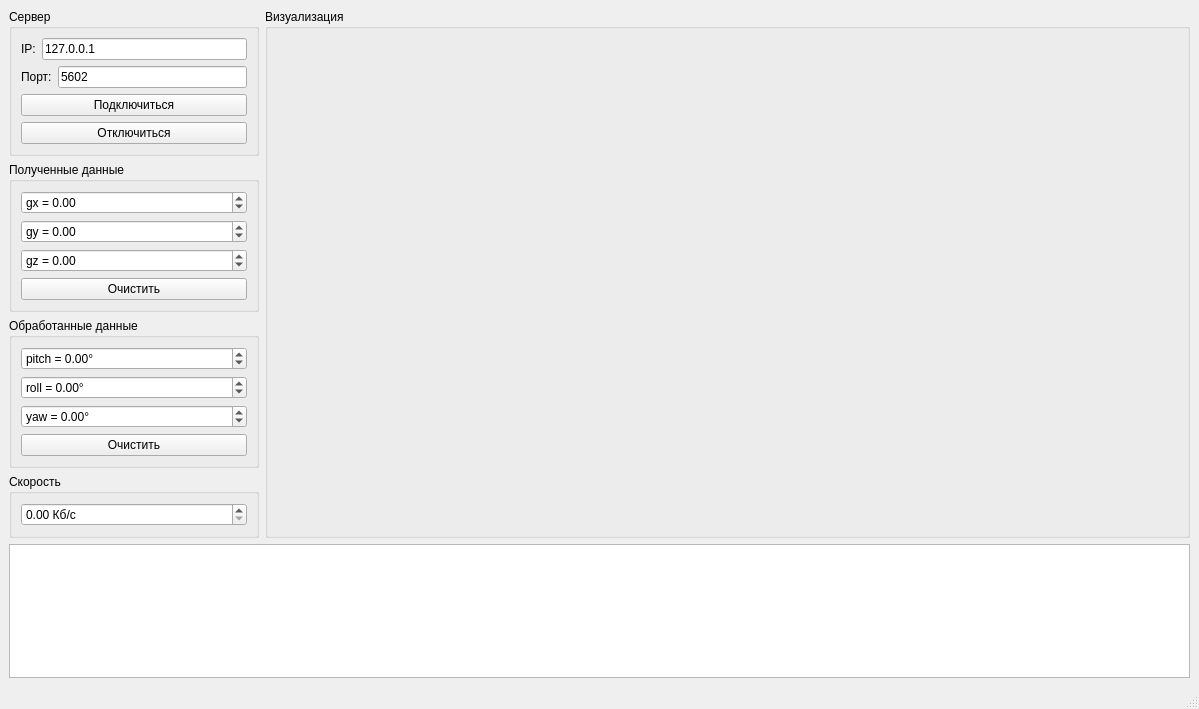
<?xml version="1.0" encoding="UTF-8"?>
<ui version="4.0">
 <class>MainWindow</class>
 <widget class="QMainWindow" name="MainWindow">
  <property name="geometry">
   <rect>
    <x>0</x>
    <y>0</y>
    <width>1199</width>
    <height>709</height>
   </rect>
  </property>
  <property name="windowTitle">
   <string>MainWindow</string>
  </property>
  <widget class="QWidget" name="centralwidget">
   <layout class="QVBoxLayout" name="verticalLayout_7">
    <item>
     <layout class="QHBoxLayout" name="horizontalLayout_3">
      <item>
       <layout class="QVBoxLayout" name="verticalLayout_6">
        <item>
         <widget class="QGroupBox" name="groupBox">
          <property name="sizePolicy">
           <sizepolicy hsizetype="Fixed" vsizetype="Preferred">
            <horstretch>0</horstretch>
            <verstretch>0</verstretch>
           </sizepolicy>
          </property>
          <property name="minimumSize">
           <size>
            <width>250</width>
            <height>0</height>
           </size>
          </property>
          <property name="title">
           <string>Сервер</string>
          </property>
          <layout class="QVBoxLayout" name="verticalLayout_4">
           <item>
            <layout class="QHBoxLayout" name="horizontalLayout">
             <item>
              <widget class="QLabel" name="label">
               <property name="text">
                <string>IP:</string>
               </property>
              </widget>
             </item>
             <item>
              <widget class="QLineEdit" name="lineEdit">
               <property name="text">
                <string>127.0.0.1</string>
               </property>
              </widget>
             </item>
            </layout>
           </item>
           <item>
            <layout class="QHBoxLayout" name="horizontalLayout_2">
             <item>
              <widget class="QLabel" name="label_2">
               <property name="text">
                <string>Порт:</string>
               </property>
              </widget>
             </item>
             <item>
              <widget class="QLineEdit" name="lineEdit_2">
               <property name="text">
                <string>5602</string>
               </property>
              </widget>
             </item>
            </layout>
           </item>
           <item>
            <widget class="QPushButton" name="pushButton">
             <property name="text">
              <string>Подключиться</string>
             </property>
            </widget>
           </item>
           <item>
            <widget class="QPushButton" name="pushButton_2">
             <property name="text">
              <string>Отключиться</string>
             </property>
            </widget>
           </item>
          </layout>
         </widget>
        </item>
        <item>
         <widget class="QGroupBox" name="groupBox_2">
          <property name="sizePolicy">
           <sizepolicy hsizetype="Fixed" vsizetype="Preferred">
            <horstretch>0</horstretch>
            <verstretch>0</verstretch>
           </sizepolicy>
          </property>
          <property name="minimumSize">
           <size>
            <width>250</width>
            <height>0</height>
           </size>
          </property>
          <property name="title">
           <string>Полученные данные</string>
          </property>
          <layout class="QVBoxLayout" name="verticalLayout_3">
           <item>
            <widget class="QDoubleSpinBox" name="doubleSpinBox">
             <property name="prefix">
              <string>gx = </string>
             </property>
             <property name="minimum">
              <double>-10000.000000000000000</double>
             </property>
             <property name="maximum">
              <double>10000.000000000000000</double>
             </property>
            </widget>
           </item>
           <item>
            <widget class="QDoubleSpinBox" name="doubleSpinBox_2">
             <property name="prefix">
              <string>gy = </string>
             </property>
             <property name="minimum">
              <double>-10000.000000000000000</double>
             </property>
             <property name="maximum">
              <double>10000.000000000000000</double>
             </property>
            </widget>
           </item>
           <item>
            <widget class="QDoubleSpinBox" name="doubleSpinBox_3">
             <property name="prefix">
              <string>gz = </string>
             </property>
             <property name="minimum">
              <double>-10000.000000000000000</double>
             </property>
             <property name="maximum">
              <double>10000.000000000000000</double>
             </property>
            </widget>
           </item>
           <item>
            <widget class="QPushButton" name="pushButton_3">
             <property name="text">
              <string>Очистить</string>
             </property>
            </widget>
           </item>
          </layout>
         </widget>
        </item>
        <item>
         <widget class="QGroupBox" name="groupBox_3">
          <property name="sizePolicy">
           <sizepolicy hsizetype="Fixed" vsizetype="Preferred">
            <horstretch>0</horstretch>
            <verstretch>0</verstretch>
           </sizepolicy>
          </property>
          <property name="minimumSize">
           <size>
            <width>250</width>
            <height>0</height>
           </size>
          </property>
          <property name="title">
           <string>Обработанные данные</string>
          </property>
          <layout class="QVBoxLayout" name="verticalLayout_2">
           <item>
            <widget class="QDoubleSpinBox" name="doubleSpinBox_4">
             <property name="prefix">
              <string>pitch = </string>
             </property>
             <property name="suffix">
              <string>°</string>
             </property>
             <property name="minimum">
              <double>-10000.000000000000000</double>
             </property>
             <property name="maximum">
              <double>10000.000000000000000</double>
             </property>
            </widget>
           </item>
           <item>
            <widget class="QDoubleSpinBox" name="doubleSpinBox_5">
             <property name="prefix">
              <string>roll = </string>
             </property>
             <property name="suffix">
              <string>°</string>
             </property>
             <property name="minimum">
              <double>-10000.000000000000000</double>
             </property>
             <property name="maximum">
              <double>10000.000000000000000</double>
             </property>
            </widget>
           </item>
           <item>
            <widget class="QDoubleSpinBox" name="doubleSpinBox_6">
             <property name="prefix">
              <string>yaw = </string>
             </property>
             <property name="suffix">
              <string>°</string>
             </property>
             <property name="minimum">
              <double>-10000.000000000000000</double>
             </property>
             <property name="maximum">
              <double>10000.000000000000000</double>
             </property>
            </widget>
           </item>
           <item>
            <widget class="QPushButton" name="pushButton_4">
             <property name="text">
              <string>Очистить</string>
             </property>
            </widget>
           </item>
          </layout>
         </widget>
        </item>
        <item>
         <widget class="QGroupBox" name="groupBox_4">
          <property name="sizePolicy">
           <sizepolicy hsizetype="Fixed" vsizetype="Preferred">
            <horstretch>0</horstretch>
            <verstretch>0</verstretch>
           </sizepolicy>
          </property>
          <property name="minimumSize">
           <size>
            <width>250</width>
            <height>0</height>
           </size>
          </property>
          <property name="title">
           <string>Скорость</string>
          </property>
          <layout class="QVBoxLayout" name="verticalLayout">
           <item>
            <widget class="QDoubleSpinBox" name="doubleSpinBox_7">
             <property name="suffix">
              <string> Кб/с</string>
             </property>
             <property name="maximum">
              <double>100000.000000000000000</double>
             </property>
            </widget>
           </item>
          </layout>
         </widget>
        </item>
        <item>
         <spacer name="verticalSpacer">
          <property name="orientation">
           <enum>Qt::Vertical</enum>
          </property>
          <property name="sizeHint" stdset="0">
           <size>
            <width>20</width>
            <height>40</height>
           </size>
          </property>
         </spacer>
        </item>
       </layout>
      </item>
      <item>
       <widget class="QGroupBox" name="groupBox_5">
        <property name="sizePolicy">
         <sizepolicy hsizetype="Expanding" vsizetype="Expanding">
          <horstretch>0</horstretch>
          <verstretch>0</verstretch>
         </sizepolicy>
        </property>
        <property name="minimumSize">
         <size>
          <width>600</width>
          <height>0</height>
         </size>
        </property>
        <property name="title">
         <string>Визуализация</string>
        </property>
        <layout class="QHBoxLayout" name="horizontalLayout_4">
         <item>
          <widget class="GLWidget" name="widget" native="true">
           <property name="sizePolicy">
            <sizepolicy hsizetype="Expanding" vsizetype="Expanding">
             <horstretch>0</horstretch>
             <verstretch>0</verstretch>
            </sizepolicy>
           </property>
          </widget>
         </item>
        </layout>
       </widget>
      </item>
     </layout>
    </item>
    <item>
     <widget class="QTextEdit" name="textEdit">
      <property name="sizePolicy">
       <sizepolicy hsizetype="Expanding" vsizetype="Preferred">
        <horstretch>0</horstretch>
        <verstretch>0</verstretch>
       </sizepolicy>
      </property>
      <property name="minimumSize">
       <size>
        <width>0</width>
        <height>60</height>
       </size>
      </property>
     </widget>
    </item>
   </layout>
  </widget>
  <widget class="QMenuBar" name="menubar">
   <property name="geometry">
    <rect>
     <x>0</x>
     <y>0</y>
     <width>1199</width>
     <height>26</height>
    </rect>
   </property>
  </widget>
  <widget class="QStatusBar" name="statusbar"/>
 </widget>
 <customwidgets>
  <customwidget>
   <class>GLWidget</class>
   <extends>QWidget</extends>
   <header>glwidget.h</header>
   <container>1</container>
  </customwidget>
 </customwidgets>
 <resources/>
 <connections/>
</ui>
